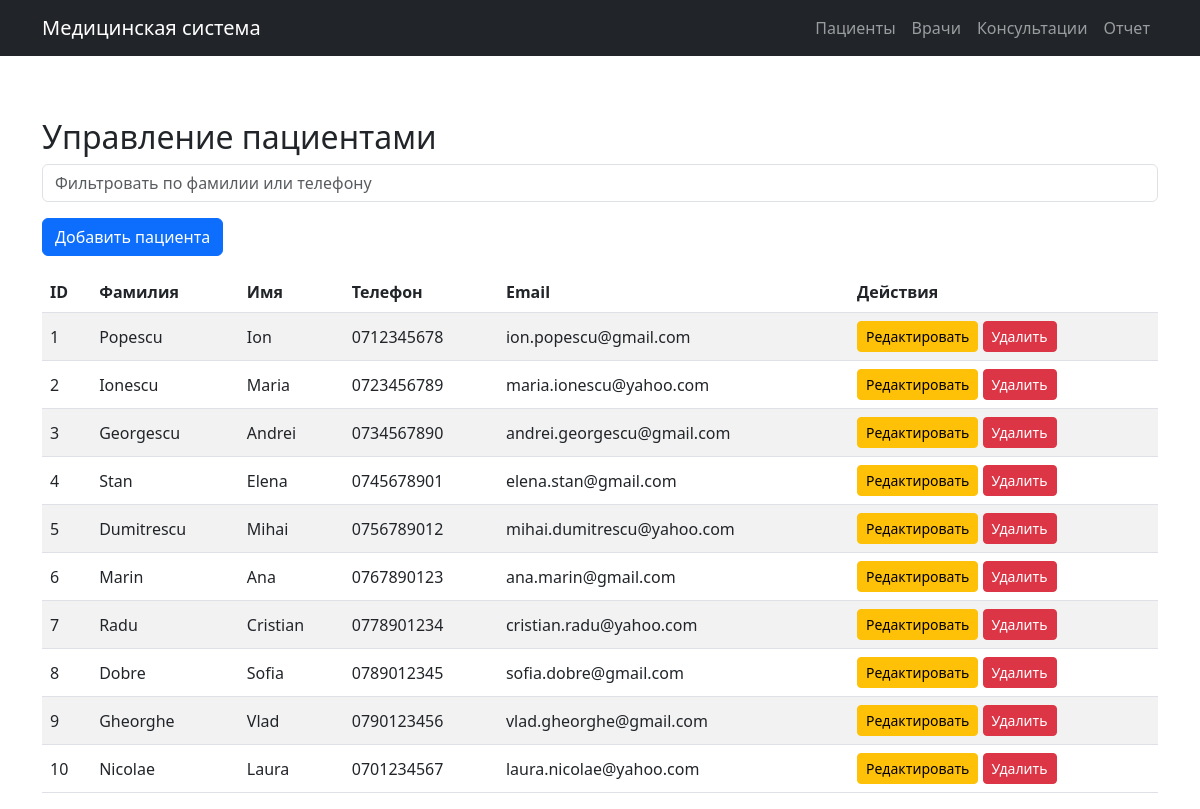
/pacient.php, run on an earlier commit of the app's database.
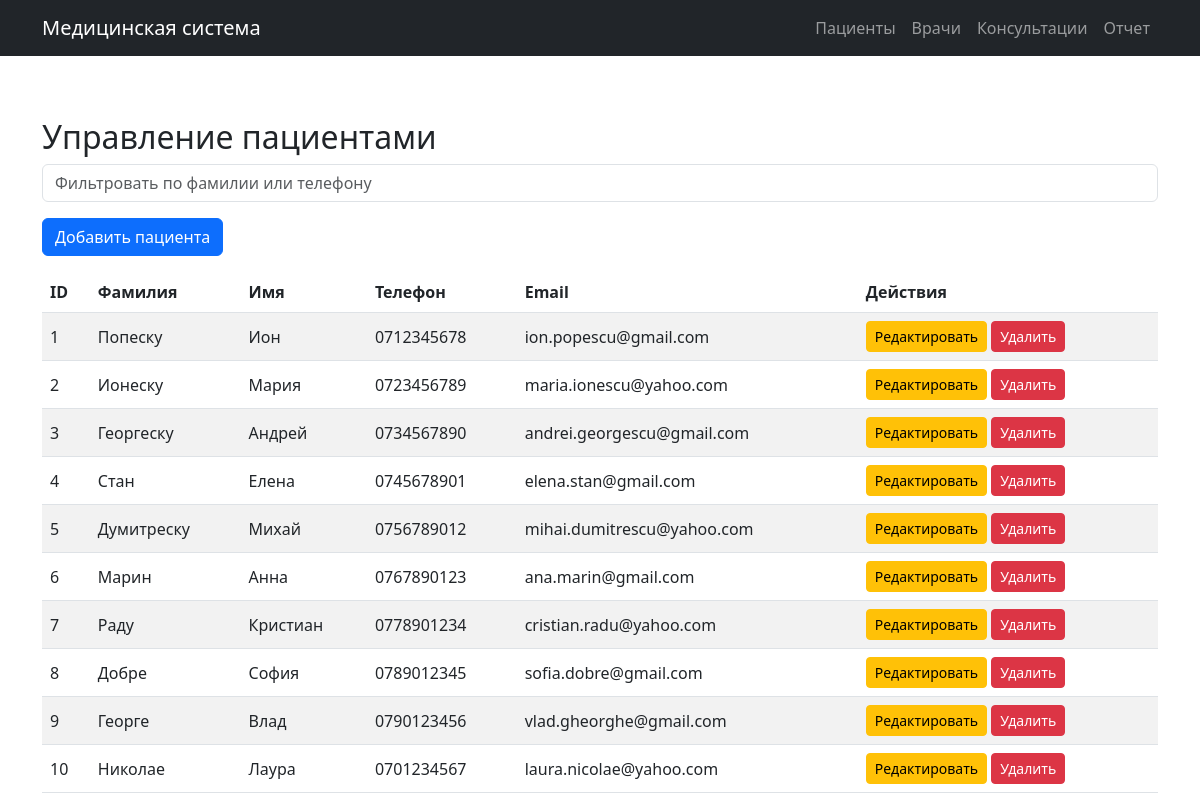
And on a later commit of the database.
### tables this page shows
CREATE TABLE Pacient (
    IdPacient INT AUTO_INCREMENT PRIMARY KEY,
    Nume VARCHAR(50) NOT NULL,
    Prenume VARCHAR(50) NOT NULL,
    Telefon VARCHAR(15) NOT NULL,
    Email VARCHAR(100) NOT NULL
);

### pacient.php (the view, shortened to what this page needs)
<?php
include 'includes/db.php';
include 'includes/header.php';
$patients = $pdo->query("SELECT * FROM Pacient")->fetchAll(PDO::FETCH_ASSOC);
?>
<h2>Управление пациентами</h2>
<div class="mb-3">
    <input type="text" id="filterPacient" class="form-control" placeholder="Фильтровать по фамилии или телефону">
</div>
<button type="button" class="btn btn-primary mb-3" data-bs-toggle="modal" data-bs-target="#addModal">Добавить пациента</button>
<table class="table table-striped">
    <thead>
        <tr>
            <th>ID</th>
            <th>Фамилия</th>
            <th>Имя</th>
            <th>Телефон</th>
            <th>Email</th>
            <th>Действия</th>
        </tr>
    </thead>
    <tbody id="pacientTable">
        <?php foreach ($patients as $patient): ?>
        <tr>
            <td><?php echo $patient['IdPacient']; ?></td>
            <td><?php echo $patient['Nume']; ?></td>
            <td><?php echo $patient['Prenume']; ?></td>
            <td><?php echo $patient['Telefon']; ?></td>
            <td><?php echo $patient['Email']; ?></td>
            <td>
                <button type="button" class="btn btn-sm btn-warning" data-bs-toggle="modal" data-bs-target="#editModal<?php echo $patient['IdPacient']; ?>">Редактировать</button>
                <a href="?delete=<?php echo $patient['IdPacient']; ?>" class="btn btn-sm btn-danger delete-btn">Удалить</a>
            </td>
        </tr>
        <?php endforeach; ?>
    </tbody>
</table>
<?php include 'includes/footer.php'; ?>

What changed in the data, as far as the page shows it:
changed pacient "ion.popescu@gmail.com": Nume "Popescu" → "Попеску"; Prenume "Ion" → "Ион"
changed pacient "maria.ionescu@yahoo.com": Nume "Ionescu" → "Ионеску"; Prenume "Maria" → "Мария"
changed pacient "andrei.georgescu@gmail.com": Nume "Georgescu" → "Георгеску"; Prenume "Andrei" → "Андрей"
changed pacient "elena.stan@gmail.com": Nume "Stan" → "Стан"; Prenume "Elena" → "Елена"
changed pacient "mihai.dumitrescu@yahoo.com": Nume "Dumitrescu" → "Думитреску"; Prenume "Mihai" → "Михай"
changed pacient "ana.marin@gmail.com": Nume "Marin" → "Марин"; Prenume "Ana" → "Анна"
changed pacient "cristian.radu@yahoo.com": Nume "Radu" → "Раду"; Prenume "Cristian" → "Кристиан"
changed pacient "sofia.dobre@gmail.com": Nume "Dobre" → "Добре"; Prenume "Sofia" → "София"
changed pacient "vlad.gheorghe@gmail.com": Nume "Gheorghe" → "Георге"; Prenume "Vlad" → "Влад"
changed pacient "laura.nicolae@yahoo.com": Nume "Nicolae" → "Николае"; Prenume "Laura" → "Лаура"
